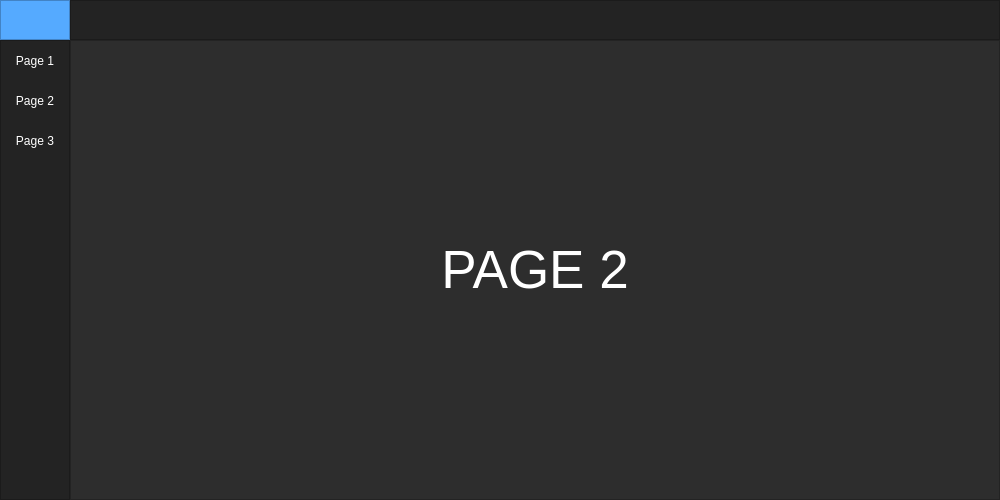
<?xml version="1.0" encoding="UTF-8"?>
<ui version="4.0">
 <class>MainWindow</class>
 <widget class="QMainWindow" name="MainWindow">
  <property name="geometry">
   <rect>
    <x>0</x>
    <y>0</y>
    <width>1000</width>
    <height>500</height>
   </rect>
  </property>
  <property name="minimumSize">
   <size>
    <width>1000</width>
    <height>500</height>
   </size>
  </property>
  <property name="windowTitle">
   <string>MainWindow</string>
  </property>
  <property name="styleSheet">
   <string notr="true">background-color: rgb(45, 45, 45);</string>
  </property>
  <widget class="QWidget" name="centralwidget">
   <layout class="QVBoxLayout" name="verticalLayout">
    <property name="spacing">
     <number>0</number>
    </property>
    <property name="leftMargin">
     <number>0</number>
    </property>
    <property name="topMargin">
     <number>0</number>
    </property>
    <property name="rightMargin">
     <number>0</number>
    </property>
    <property name="bottomMargin">
     <number>0</number>
    </property>
    <item>
     <widget class="QFrame" name="Top_Bar">
      <property name="maximumSize">
       <size>
        <width>16777215</width>
        <height>40</height>
       </size>
      </property>
      <property name="styleSheet">
       <string notr="true">background-color: rgb(35, 35, 35);</string>
      </property>
      <property name="frameShape">
       <enum>QFrame::NoFrame</enum>
      </property>
      <property name="frameShadow">
       <enum>QFrame::Raised</enum>
      </property>
      <layout class="QHBoxLayout" name="horizontalLayout">
       <property name="spacing">
        <number>0</number>
       </property>
       <property name="leftMargin">
        <number>0</number>
       </property>
       <property name="topMargin">
        <number>0</number>
       </property>
       <property name="rightMargin">
        <number>0</number>
       </property>
       <property name="bottomMargin">
        <number>0</number>
       </property>
       <item>
        <widget class="QFrame" name="frame_toggle">
         <property name="maximumSize">
          <size>
           <width>70</width>
           <height>40</height>
          </size>
         </property>
         <property name="styleSheet">
          <string notr="true">background-color: rgb(85, 170, 255);</string>
         </property>
         <property name="frameShape">
          <enum>QFrame::StyledPanel</enum>
         </property>
         <property name="frameShadow">
          <enum>QFrame::Raised</enum>
         </property>
         <layout class="QVBoxLayout" name="verticalLayout_2">
          <property name="spacing">
           <number>0</number>
          </property>
          <property name="leftMargin">
           <number>0</number>
          </property>
          <property name="topMargin">
           <number>0</number>
          </property>
          <property name="rightMargin">
           <number>0</number>
          </property>
          <property name="bottomMargin">
           <number>0</number>
          </property>
          <item>
           <widget class="QPushButton" name="Btn_Toggle">
            <property name="sizePolicy">
             <sizepolicy hsizetype="Expanding" vsizetype="Expanding">
              <horstretch>0</horstretch>
              <verstretch>0</verstretch>
             </sizepolicy>
            </property>
            <property name="styleSheet">
             <string notr="true">color: rgb(255, 255, 255);
border: 0px solid;</string>
            </property>
            <property name="text">
             <string/>
            </property>
            <property name="icon">
             <iconset>
              <normaloff>../../../../Downloads/hamburger_menu_icon_149466.ico</normaloff>../../../../Downloads/hamburger_menu_icon_149466.ico</iconset>
            </property>
           </widget>
          </item>
         </layout>
        </widget>
       </item>
       <item>
        <widget class="QFrame" name="frame_top">
         <property name="frameShape">
          <enum>QFrame::StyledPanel</enum>
         </property>
         <property name="frameShadow">
          <enum>QFrame::Raised</enum>
         </property>
        </widget>
       </item>
      </layout>
     </widget>
    </item>
    <item>
     <widget class="QFrame" name="Content">
      <property name="frameShape">
       <enum>QFrame::NoFrame</enum>
      </property>
      <property name="frameShadow">
       <enum>QFrame::Raised</enum>
      </property>
      <layout class="QHBoxLayout" name="horizontalLayout_2">
       <property name="spacing">
        <number>0</number>
       </property>
       <property name="leftMargin">
        <number>0</number>
       </property>
       <property name="topMargin">
        <number>0</number>
       </property>
       <property name="rightMargin">
        <number>0</number>
       </property>
       <property name="bottomMargin">
        <number>0</number>
       </property>
       <item>
        <widget class="QFrame" name="frame_left_menu">
         <property name="minimumSize">
          <size>
           <width>70</width>
           <height>0</height>
          </size>
         </property>
         <property name="maximumSize">
          <size>
           <width>70</width>
           <height>16777215</height>
          </size>
         </property>
         <property name="styleSheet">
          <string notr="true">background-color: rgb(35, 35, 35);</string>
         </property>
         <property name="frameShape">
          <enum>QFrame::StyledPanel</enum>
         </property>
         <property name="frameShadow">
          <enum>QFrame::Raised</enum>
         </property>
         <layout class="QVBoxLayout" name="verticalLayout_3">
          <property name="leftMargin">
           <number>0</number>
          </property>
          <property name="topMargin">
           <number>0</number>
          </property>
          <property name="rightMargin">
           <number>0</number>
          </property>
          <property name="bottomMargin">
           <number>0</number>
          </property>
          <item alignment="Qt::AlignTop">
           <widget class="QFrame" name="frame_top_menus">
            <property name="frameShape">
             <enum>QFrame::NoFrame</enum>
            </property>
            <property name="frameShadow">
             <enum>QFrame::Raised</enum>
            </property>
            <layout class="QVBoxLayout" name="verticalLayout_4">
             <property name="spacing">
              <number>0</number>
             </property>
             <property name="leftMargin">
              <number>0</number>
             </property>
             <property name="topMargin">
              <number>0</number>
             </property>
             <property name="rightMargin">
              <number>0</number>
             </property>
             <property name="bottomMargin">
              <number>0</number>
             </property>
             <item>
              <widget class="QPushButton" name="btn_page_1">
               <property name="minimumSize">
                <size>
                 <width>0</width>
                 <height>40</height>
                </size>
               </property>
               <property name="styleSheet">
                <string notr="true">QPushButton {
	color: rgb(255, 255, 255);
	background-color: rgb(35, 35, 35);
	border: 0px solid;
}
QPushButton:hover {
	background-color: rgb(85, 170, 255);
}</string>
               </property>
               <property name="text">
                <string>Page 1</string>
               </property>
              </widget>
             </item>
             <item>
              <widget class="QPushButton" name="btn_page_2">
               <property name="minimumSize">
                <size>
                 <width>0</width>
                 <height>40</height>
                </size>
               </property>
               <property name="styleSheet">
                <string notr="true">QPushButton {
	color: rgb(255, 255, 255);
	background-color: rgb(35, 35, 35);
	border: 0px solid;
}
QPushButton:hover {
	background-color: rgb(85, 170, 255);
}</string>
               </property>
               <property name="text">
                <string>Page 2</string>
               </property>
              </widget>
             </item>
             <item>
              <widget class="QPushButton" name="btn_page_3">
               <property name="minimumSize">
                <size>
                 <width>0</width>
                 <height>40</height>
                </size>
               </property>
               <property name="styleSheet">
                <string notr="true">QPushButton {
	color: rgb(255, 255, 255);
	background-color: rgb(35, 35, 35);
	border: 0px solid;
}
QPushButton:hover {
	background-color: rgb(85, 170, 255);
}</string>
               </property>
               <property name="text">
                <string>Page 3</string>
               </property>
              </widget>
             </item>
            </layout>
           </widget>
          </item>
         </layout>
        </widget>
       </item>
       <item>
        <widget class="QFrame" name="frame_pages">
         <property name="frameShape">
          <enum>QFrame::StyledPanel</enum>
         </property>
         <property name="frameShadow">
          <enum>QFrame::Raised</enum>
         </property>
         <layout class="QVBoxLayout" name="verticalLayout_5">
          <item>
           <widget class="QStackedWidget" name="stackedWidget">
            <property name="currentIndex">
             <number>1</number>
            </property>
            <widget class="QWidget" name="page_1">
             <layout class="QVBoxLayout" name="verticalLayout_7">
              <item>
               <widget class="QLabel" name="label_1">
                <property name="font">
                 <font>
                  <pointsize>40</pointsize>
                 </font>
                </property>
                <property name="styleSheet">
                 <string notr="true">color: #FFF;</string>
                </property>
                <property name="text">
                 <string>PAGE 1</string>
                </property>
                <property name="alignment">
                 <set>Qt::AlignCenter</set>
                </property>
               </widget>
              </item>
             </layout>
            </widget>
            <widget class="QWidget" name="page_2">
             <layout class="QVBoxLayout" name="verticalLayout_6">
              <item>
               <widget class="QLabel" name="label_2">
                <property name="font">
                 <font>
                  <pointsize>40</pointsize>
                 </font>
                </property>
                <property name="styleSheet">
                 <string notr="true">color: #FFF;</string>
                </property>
                <property name="text">
                 <string>PAGE 2</string>
                </property>
                <property name="alignment">
                 <set>Qt::AlignCenter</set>
                </property>
               </widget>
              </item>
             </layout>
            </widget>
            <widget class="QWidget" name="page_3">
             <layout class="QVBoxLayout" name="verticalLayout_8">
              <item>
               <widget class="QLabel" name="label">
                <property name="font">
                 <font>
                  <pointsize>40</pointsize>
                 </font>
                </property>
                <property name="styleSheet">
                 <string notr="true">color: #FFF;</string>
                </property>
                <property name="text">
                 <string>PAGE 3</string>
                </property>
                <property name="alignment">
                 <set>Qt::AlignCenter</set>
                </property>
               </widget>
              </item>
             </layout>
            </widget>
           </widget>
          </item>
         </layout>
        </widget>
       </item>
      </layout>
     </widget>
    </item>
   </layout>
  </widget>
 </widget>
 <resources/>
 <connections/>
</ui>
